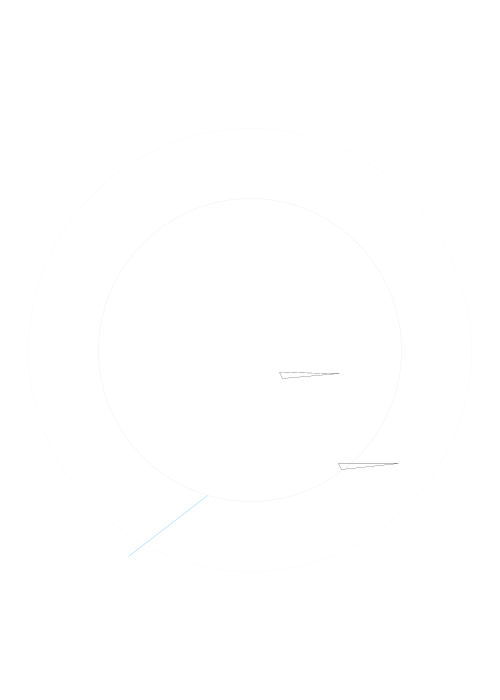
Frame 1 (no input)
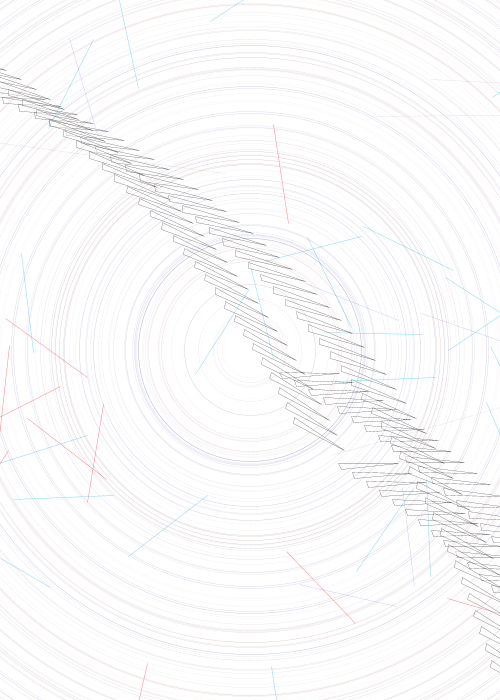
Frame 60 (the mouse pressed at the canvas centre just before this capture)
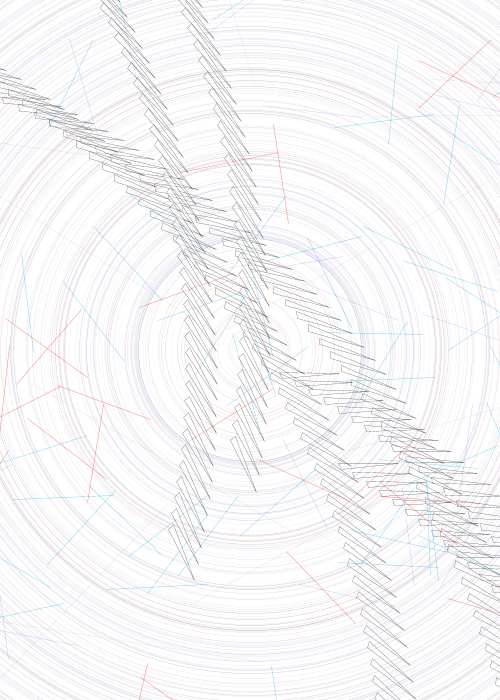
Frame 120 (the mouse held since frame 60 and released just before this capture)

The Processing sketch that drew these frames (run headless with seeded random() and noise(); from frame 60 on, the mouse is pressed at the canvas centre):

// Processing sketch: processing_83445
// ── processing_83445.pde

triang a, b;
//import processing.pdf.*; 

void setup () {
  size (500, 700);
  //beginRecord(PDF, "sketch_1.pdf");
  background (255);//triang (float x, float y, , float speed, color1, opacidad) 

  a = new triang (250, 350, 0.9, 255, 110);
  b = new triang (50, 50, 0.3, 255, 110);
}

void draw () {

  a.update();
  a.display();

  b.update();
  b.display();

//NO ME FUNCIONA
  if (mousePressed); 
  {   
    if (mouseButton==RIGHT) {
      a.speed++;
      b.speed++;
    }

    if (mouseButton==LEFT) { //NO ME FUNCIONA! =(

      strokeWeight(random(1,2));
    }
    else {
      stroke(1);
    }
  }

  float x = random (0, 550);
  float y = random (0, 750);
  float girar = random (0.0+PI, 0.0+TWO_PI);//  rojo
  float girar1 = random (0.0-HALF_PI, PI);// gris
  float girar2 = random (0.0+HALF_PI, PI+ HALF_PI); //azul
  float girar3 = random (0.0-HALF_PI, TWO_PI); //cyan
  float opacidad = random (10, 100);


  //linea cyan
  pushMatrix();
  translate(x++, y++);
  rotate (girar3);
  strokeWeight (0.5);
  stroke(0, 174, 239, 120);
  line(150, 300, 150, 400);
   //linea roja
  translate(x++, y++);
  rotate(girar);
  strokeWeight(0.5);
  stroke(255, 0, 0, 120);
  line(250, 300, 250, 400);
  //linea gris
  translate(x++, y++);
  rotate(girar1);
  strokeWeight(0.5);
  stroke(200, 110);
  line(250, 200, 250, 500);
  //linea azul 
  translate(x++, y++);
  rotate (girar2);
  strokeWeight (0.2);
  stroke(0, 0, 255, 120);
  line(250, 300, 250, 400);
  popMatrix();
  
    {
 float angle = 0.0;
 float opacity = random(10,60);
 float diam = random(0, 900);
 float valorSeno = sin(angle);
 float r = map(valorSeno, -1, 1, 0,255);
 float g = map(valorSeno, -1, 1, 0,0);
 float b = map(valorSeno, -1, 1, 0,0);
 float speed = random (0.005, 0.05);

 //circulos loco
 noFill();
 stroke(r,g,b,opacity);
 strokeWeight(random(0.2,0.4));
 ellipse(250,350, diam, diam);
  }
  
  
  //circulo 2 azul
     {
 float angle = 0.0;
 float opacity = random(10,60);
 float diam = random(200, 900);
 float valorSeno = sin(angle);
 float r = map(valorSeno, -1, 1, 0,0);
 float g = map(valorSeno, -1, 1, 0,0);
 float b = map(valorSeno, -1, 1, 0,255);
 float speed = random (0.005, 0.05);

 //circulos loco azul
 noFill();
 stroke(r,g,b,opacity);
 strokeWeight(random(0.2,0.4));
 ellipse(250,350, diam, diam);
  }  

}

class triang {
  float xpos;
  float ypos;
  float speed;
  int color1;
  int color2;
  float gira;

  triang (float x, float y, float s, int c1, int c2) {

    xpos = x;
    ypos = y;
    speed = s;
    color1 = c1;
    color2 = c2;
  }


  void update() {
    xpos = xpos+50;
    ypos = ypos+25;
    gira = gira+0.01;

    if (ypos > height) {
      ypos*= -1;
      xpos*=-1;
    }
  }

  void display() {
    pushMatrix();
    translate (width/2, height/2);
    scale(0.3);
    rotate (gira);
    stroke(1);
    strokeWeight(0.7);
    fill (color1, color2);
    beginShape();
    vertex(0+xpos, 0+ypos);
    vertex(8+xpos, 20+ypos);
    vertex(200+xpos, 0+ypos); //si le pongo 200 en X queda interesante
    endShape(CLOSE);
    popMatrix();
  }
} 

//void keyPressed() {
  //if (key == 'q') {
    //endRecord();
    //exit();
  //}
//}
